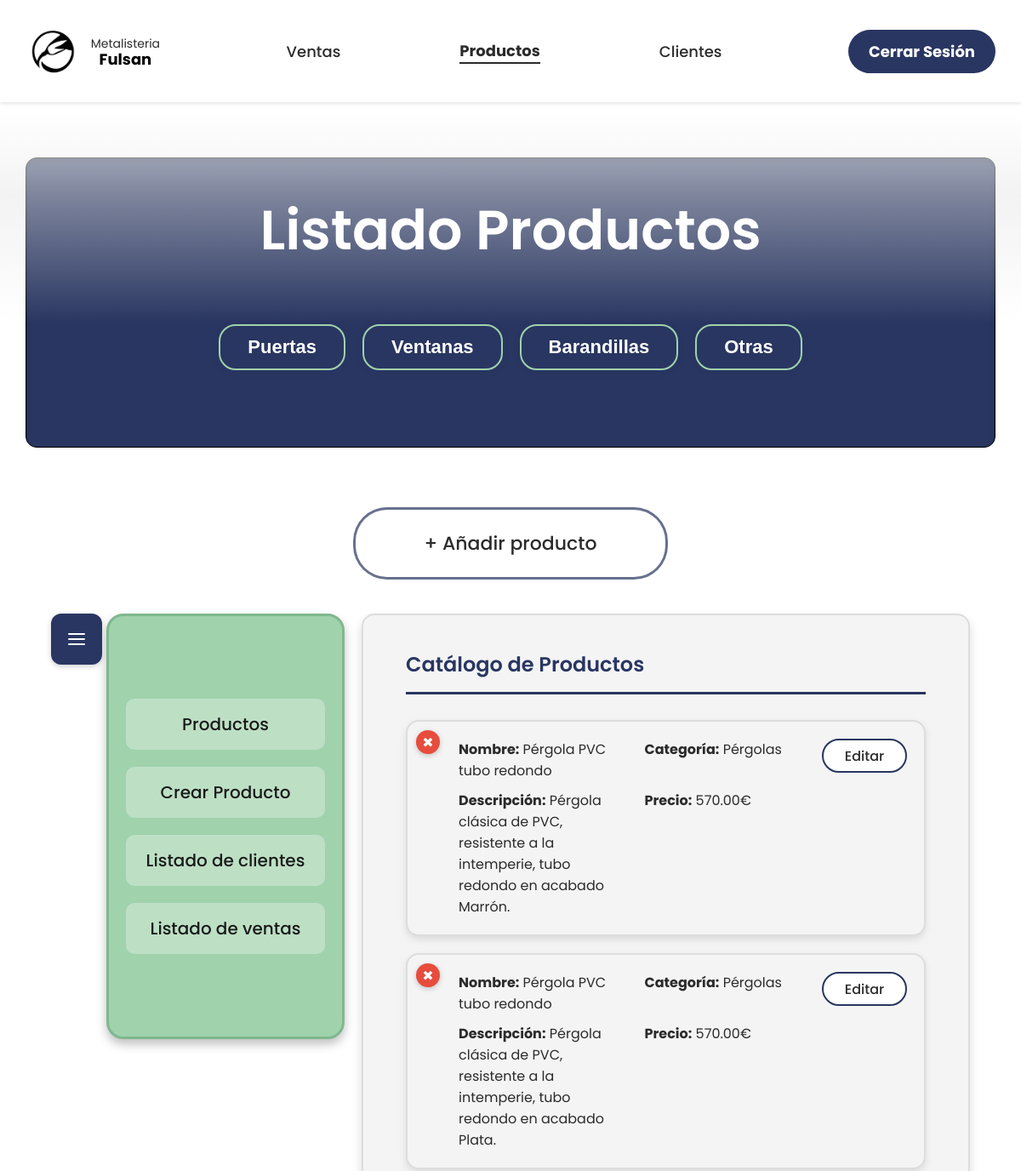
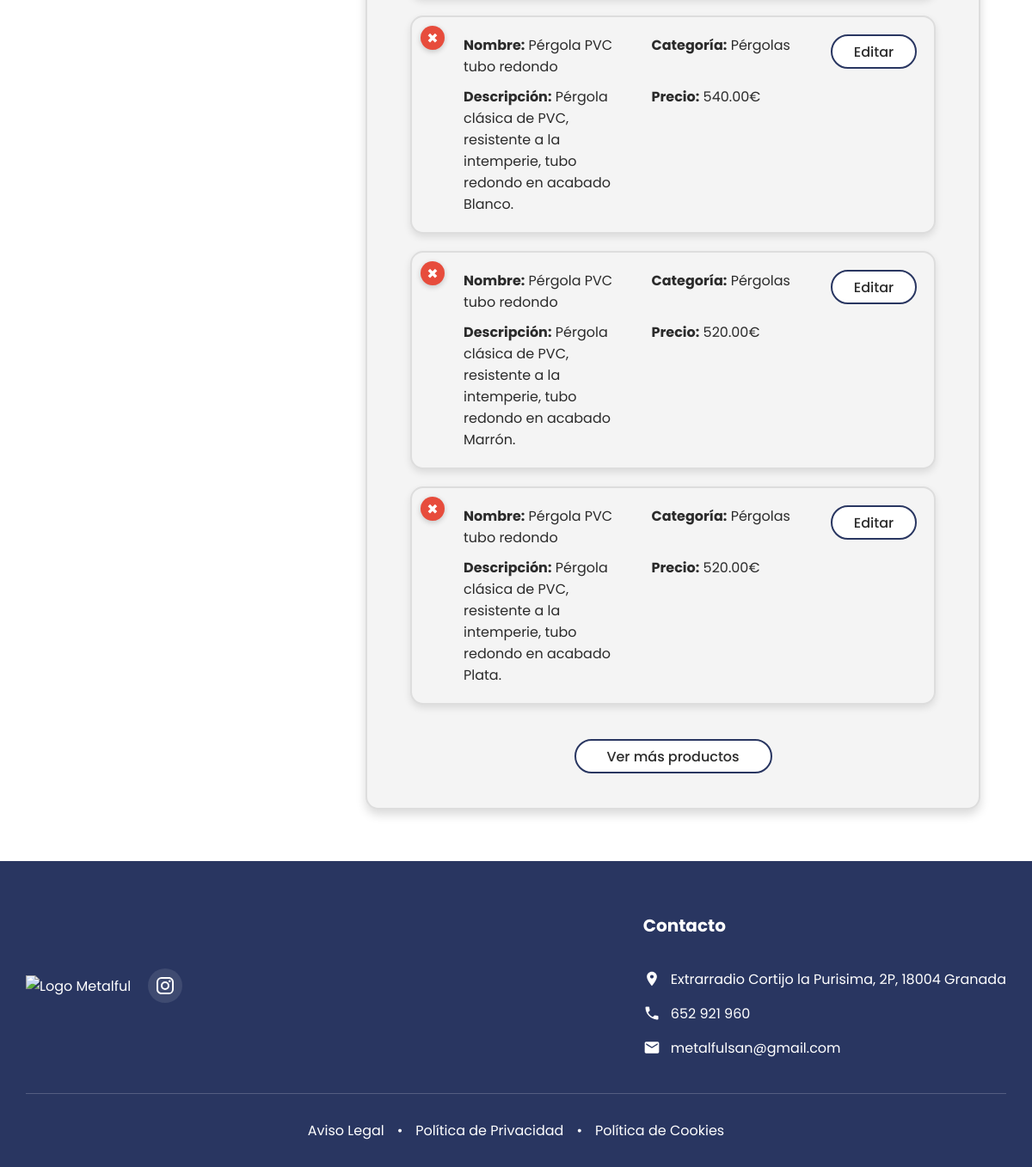
The page /listadoproductosadmin.php on the database its author committed (2 pictures, top to bottom).
### tables this page shows
CREATE TABLE `productos` (
  `id` int(11) NOT NULL,
  `referencia` varchar(40) NOT NULL,
  `nombre` varchar(150) NOT NULL,
  `descripcion` text DEFAULT NULL,
  `precio` decimal(10,2) DEFAULT 0.00,
  `imagen_url` varchar(255) DEFAULT NULL,
  `id_material` int(11) NOT NULL,
  `id_categoria` int(11) NOT NULL,
  `medidas` varchar(50) DEFAULT NULL,
  `color` varchar(30) DEFAULT NULL
);

CREATE TABLE `categorias` (
  `id` int(11) NOT NULL,
  `nombre` varchar(50) NOT NULL
);

### listadoproductosadmin.php (the view, shortened to what this page needs)
<?php
include 'conexion.php';
$sql = "SELECT p.*, c.nombre as nombre_categoria
        FROM productos p
        LEFT JOIN categorias c ON p.id_categoria = c.id
        ORDER BY p.id DESC";
$stmt = $conn->query($sql);
$productos = $stmt->fetchAll(PDO::FETCH_ASSOC);
$total_productos = count($productos);
?>
<!DOCTYPE html>
<html lang="es">
<head>
    <link rel="stylesheet" href="css/administrador.css">
    <link rel="stylesheet" href="https://cdnjs.cloudflare.com/ajax/libs/font-awesome/6.0.0/css/all.min.css">
</head>
<body>
    <div class="listadoProductos-administrador">
        <header class="cabecera">
            <div class="container">
                <div class="logo-main">
                    <a href="indexadmin.php" class="logo-main">
                        <img src="imagenes/logo.png" alt="Logo Metalful">
                        <div class="logo-text">
                            <span> Metalisteria</span>
                            <strong>Fulsan</strong>
                        </div>
                    </a>
                </div>
                <nav class="nav-bar">
                    <a href="listadoventasadmin.php">Ventas</a>
                    <a href="listadoproductosadmin.php" class="activo" style="font-weight:bold; border-bottom: 2px solid currentColor;">Productos</a>
                    <a href="listadoclientesadmin.php">Clientes</a>
                </nav>
                <div class="log-out">
                    <a href="index.php">Cerrar Sesión</a>
                </div>
            </div>
        </header>
        <div class="titulo-section">
            <div class="recuadro-fondo"></div>
            <h1 class="titulo-principal" onclick="toggleFiltro('todos')" title="Ver todos">Listado Productos</h1>
            <div class="filtro-productos">
                <button id="btn-filtro-2" class="filtro-text" onclick="toggleFiltro('2')">Puertas</button>
                <button id="btn-filtro-1" class="filtro-text" onclick="toggleFiltro('1')">Ventanas</button>
                <button id="btn-filtro-5" class="filtro-text" onclick="toggleFiltro('5')">Barandillas</button>
                <button id="btn-filtro-otros" class="filtro-text" onclick="toggleFiltro('otros')">Otras</button>
            </div>
        </div>
        <div class="botones-superiores">
            <a href="crearproductoadmin.php" class="boton-anadir-nuevo">
                <p>+ Añadir producto</p>
            </a>
        </div>
        <div class="productos-layout">
            <button class="boton-menu-lateral">
                <svg xmlns="http://www.w3.org/2000/svg" width="28" height="28" fill="white" viewBox="0 0 24 24">
                    <path d="M3 6h18M3 12h18M3 18h18" stroke="white" stroke-width="2" stroke-linecap="round"/>
                </svg>
            </button>
            <div class="crear-producto" id="menu-lateral">
                <a href="listadoproductosadmin.php" class="menu-item">Productos</a>
                <a href="crearproductoadmin.php" class="menu-item">Crear Producto</a>
                <a href="listadoclientesadmin.php" class="menu-item">Listado de clientes</a>
                <a href="listadoventasadmin.php" class="menu-item">Listado de ventas</a>
            </div>
            <div class="cuadro-fondo">
                <p class="header-tabla">Catálogo de Productos</p>
                <?php if ($total_productos == 0): ?>
                    <div class="empty-state" style="text-align: center; padding: 50px;">
                        <i class="fas fa-box-open" style="font-size: 50px; color: #ccc;"></i>
                        <h2>No hay productos disponibles</h2>
                        <p>Actualmente la base de datos está vacía.</p>
                    </div>
                <?php else: ?>
                    <div class="grid-productos" id="lista-productos">
                        <?php foreach ($productos as $prod): ?>
                            <div class="producto item-producto" data-categoria="<?php echo $prod['id_categoria']; ?>">
                                <form method="POST" action="listadoproductosadmin.php" style="display:inline;" onsubmit="return confirm('¿Estás seguro de querer eliminar este producto?');">
                                    <button type="submit" class="boton-eliminar" title="Eliminar">✖</button>
                                </form>
                                <div class="producto-info">
                                    <p><strong>Nombre:</strong> <?php echo $prod['nombre']; ?></p>
                                    <p><strong>Categoría:</strong> <?php echo $prod['nombre_categoria']; ?></p>
                                    <p><strong>Descripción:</strong> <?php echo $prod['descripcion']; ?></p>
                                    <p><strong>Precio:</strong> <?php echo $prod['precio']; ?>€</p>
                                </div>
                                <a href="modificarproductoadmin.php?id=<?php echo $prod['id']; ?>" class="boton-editar-pequeno">
                                    <p>Editar</p>
                                </a>
                            </div>
                        <?php endforeach; ?>
                    </div>
                    <div class="contenedor-ver-mas">
                        <button id="btn-cargar-mas" class="btn-ver-mas">Ver más productos</button>
                    </div>
                <?php endif; ?>
            </div>
        </div>
        <footer class="footer">
            <div class="container">
                <div class="footer-content">
                    <div class="footer-logo-section">
                        <div class="logo-footer">
                            <img src="imagenes/footer.png" alt="Logo Metalful">
                        </div>
                        <div class="redes">
                            <a href="https://www.instagram.com/metalfulsansl/" target="_blank" class="instagram-link">
                            </a>
                        </div>
                    </div>
                    <div class="footer-links">
                        <div class="contacto-footer">
                            <h3>Contacto</h3>
                            <div class="contacto-item">
                                <svg viewBox="0 0 24 24" fill="currentColor">
                                    <path d="M12 2C8.13 2 5 5.13 5 9c0 5.25 7 13 7 13s7-7.75 7-13c0-3.87-3.13-7-7-7zm0 9.5c-1.38 0-2.5-1.12-2.5-2.5s1.12-2.5 2.5-2.5 2.5 1.12 2.5 2.5-1.12 2.5-2.5 2.5z"/>
                                </svg>
                                <a href="https://maps.google.com" target="_blank">Extrarradio Cortijo la Purisima, 2P, 18004 Granada</a>
                            </div>
                            <div class="contacto-item">
                                <svg viewBox="0 0 24 24" fill="currentColor">
                                    <path d="M6.62 10.79c1.44 2.83 3.76 5.14 6.59 6.59l2.2-2.2c.27-.27.67-.36 1.02-.24 1.12.37 2.33.57 3.57.57.55 0 1 .45 1 1V20c0 .55-.45 1-1 1-9.39 0-17-7.61-17-17 0-.55.45-1 1-1h3.5c.55 0 1 .45 1 1 0 1.25.2 2.45.57 3.57.11.35.03.74-.25 1.02l-2.2 2.2z"/>
                                </svg>
                                <a href="tel:652921960">652 921 960</a>
                            </div>
                            <div class="contacto-item">
                                <svg viewBox="0 0 24 24" fill="currentColor">
                                    <path d="M20 4H4c-1.1 0-1.99.9-1.99 2L2 18c0 1.1.9 2 2 2h16c1.1 0 2-.9 2-2V6c0-1.1-.9-2-2-2zm0 4l-8 5-8-5V6l8 5 8-5v2z"/>
                                </svg>
                                <a href="mailto:metalfulsan@gmail.com">metalfulsan@gmail.com</a>
                            </div>
                        </div>
                    </div>
                </div>
                <div class="footer-bottom">
                    <div class="politica-legal">
                        <a href="#aviso-legal">Aviso Legal</a>
                        <span>•</span>
                        <a href="#privacidad">Política de Privacidad</a>
                        <span>•</span>
                        <a href="#cookies">Política de Cookies</a>
                    </div>
                </div>
            </div>
        </footer>
    </div>
</body>
</html>

### rows shown on the page
productos: nombre "Pérgola PVC tubo redondo", id_categoria.nombre "Pérgolas", descripcion "Pérgola clásica de PVC, resistente a la intemperie, tubo redondo en acabado Marrón.", precio "570.00"
productos: nombre "Pérgola PVC tubo redondo", id_categoria.nombre "Pérgolas", descripcion "Pérgola clásica de PVC, resistente a la intemperie, tubo redondo en acabado Plata.", precio "570.00"
productos: nombre "Pérgola PVC tubo redondo", id_categoria.nombre "Pérgolas", descripcion "Pérgola clásica de PVC, resistente a la intemperie, tubo redondo en acabado Blanco.", precio "540.00"
productos: nombre "Pérgola PVC tubo redondo", id_categoria.nombre "Pérgolas", descripcion "Pérgola clásica de PVC, resistente a la intemperie, tubo redondo en acabado Marrón.", precio "520.00"
productos: nombre "Pérgola PVC tubo redondo", id_categoria.nombre "Pérgolas", descripcion "Pérgola clásica de PVC, resistente a la intemperie, tubo redondo en acabado Plata.", precio "520.00"
